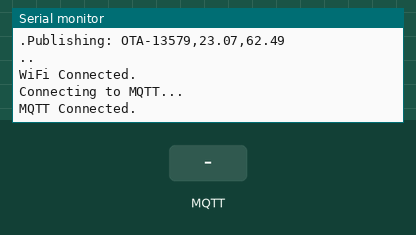
Simulated run of this program. Board: ESP32. Parts: the last lines printed to the serial monitor. Inputs (shaded band) come from the test bench. WiFi joins after 1.5 s; servers stay silent unless stated; random numbers use the default seed unless the program sets one; no MQTT or app messages arrive unless stated. At 12.8 s the program restarts the board; the recording ends there.

Above: at 3.3 s.
3.4 s: MQTT message "update_firmware" arrives on the first subscribed topic
At 4.2 s:
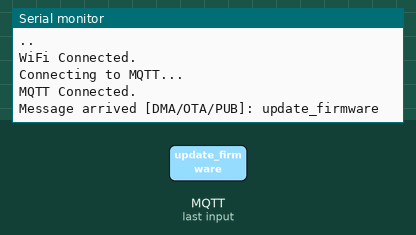
5.0 s: MQTT message "1" arrives on the first subscribed topic
At 6.7 s:
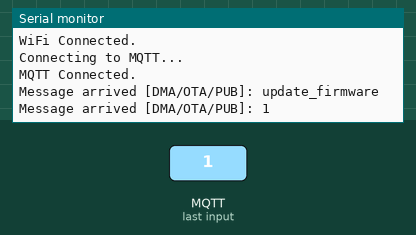
7.0 s: MQTT message "on" arrives on the first subscribed topic
At 8.5 s:
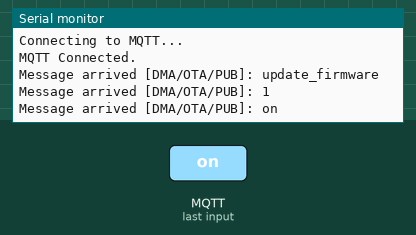
9.0 s: MQTT message "off" arrives on the first subscribed topic
At 10.0 s:
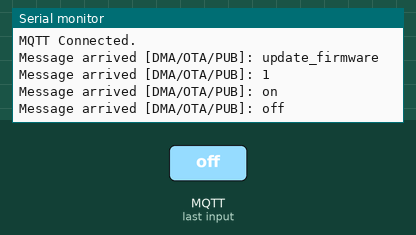
11.0 s: MQTT message "update_firmware" arrives on the second subscribed topic
At 12.5 s:
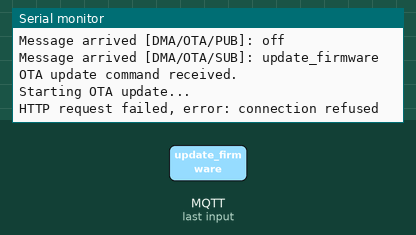

The program:

main.cpp
```cpp
#include <Arduino.h>
#include <WiFi.h>
#include <PubSubClient.h>
#include <HTTPClient.h>
#include <Update.h>

const char* ssid = "DMA-IR-Bluster";
const char* password = "dmabd987";
const char* mqtt_server = "broker2.dma-bd.com";
const int mqtt_port = 1883;
const char* mqtt_user = "broker2";
const char* mqtt_pass = "Secret!@#$1234";
const char* mqtt_topic = "DMA/OTA/PUB";
const char* ota_command_topic = "DMA/OTA/SUB";
const char* ota_url = "https://raw.githubusercontent.com/rezaul-rimon/OTA-Practice/main/ota/firmware.bin";
const char* device_id = "OTA-13579";

void performOTA();
WiFiClient espClient;
PubSubClient client(espClient);

void connectWiFi() {
  Serial.println("Connecting to WiFi...");
  WiFi.begin(ssid, password);
  while (WiFi.status() != WL_CONNECTED) {
    Serial.print(".");
    vTaskDelay(500 / portTICK_PERIOD_MS);
  }
  Serial.println("\nWiFi Connected.");
}

void mqttCallback(char* topic, byte* payload, unsigned int length) {
  Serial.printf("Message arrived [%s]: ", topic);
  String message;
  for (int i = 0; i < length; i++) message += (char)payload[i];
  Serial.println(message);
  if (String(topic) == ota_command_topic && message == "update_firmware") {
    Serial.println("OTA update command received.");
    performOTA();
  }
}

void mqttReconnect() {
  while (!client.connected()) {
    Serial.println("Connecting to MQTT...");
    String clientId = "";
    for (int i = 0; i < 10; i++) clientId += String("0123456789ABCDEF"[esp_random() % 16]);
    if (client.connect(clientId.c_str(), mqtt_user, mqtt_pass)) {
      Serial.println("MQTT Connected.");
      client.subscribe(mqtt_topic);
      client.subscribe(ota_command_topic);
    } else {
      Serial.print("Failed, rc=");
      Serial.print(client.state());
      Serial.println(" trying again in 2 seconds...");
      vTaskDelay(2000 / portTICK_PERIOD_MS);
    }
  }
}

/*
void performOTA() {
  Serial.println("Starting OTA update...");
  HTTPClient http;
  http.begin(ota_url);
  int httpCode = http.GET();
  if (httpCode == HTTP_CODE_OK) {
    int contentLength = http.getSize();
    Serial.printf("Content-Length: %d bytes\n", contentLength);
    if (Update.begin(contentLength)) {
      Update.writeStream(http.getStream());
      if (Update.end() && Update.isFinished()) {
        Serial.println("OTA update completed. Restarting...");
        ESP.restart();
      } else {
        Serial.println("OTA update failed!");
      }
    }
  } else {
    Serial.printf("HTTP request failed, error: %s\n", http.errorToString(httpCode).c_str());
  }
  http.end();
}
*/

void performOTA() {
  Serial.println("Starting OTA update...");

  HTTPClient http;
  http.begin(ota_url);
  int httpCode = http.GET();
  if (httpCode == HTTP_CODE_OK) {
    int contentLength = http.getSize();
    Serial.printf("Content-Length: %d bytes\n", contentLength);
    if (Update.begin(contentLength)) {
      Update.writeStream(http.getStream());
      if (Update.end() && Update.isFinished()) {
        Serial.println("OTA update completed. Restarting...");
        client.loop(); // Ensure MQTT client processes the publish
        client.publish(mqtt_topic, "OTA update successful");
        vTaskDelay(1000 / portTICK_PERIOD_MS); // Delay to allow message to send
        ESP.restart();
      } else {
        Serial.println("OTA update failed!");
        client.publish(mqtt_topic, "OTA update failed, restarting with last firmware");
      }
    } else {
      Serial.println("OTA begin failed!");
      client.publish(mqtt_topic, "OTA begin failed, restarting with last firmware");
    }
  } else {
    Serial.printf("HTTP request failed, error: %s\n", http.errorToString(httpCode).c_str());
    client.publish(mqtt_topic, "OTA HTTP request failed, restarting with last firmware");
  }
  http.end();

  vTaskDelay(1000 / portTICK_PERIOD_MS); // Give time for MQTT message to send
  ESP.restart();
}


void networkTask(void* pvParameters) {
  connectWiFi();
  client.setServer(mqtt_server, mqtt_port);
  client.setCallback(mqttCallback);
  mqttReconnect();
  while (true) {
    if (!client.connected()) mqttReconnect();
    client.loop();
    vTaskDelay(1000 / portTICK_PERIOD_MS);
  }
}

void sensorTask(void* pvParameters) {
  while (true) {
    float temp = random(2000, 3500) / 100.0;
    float hum = random(3000, 7000) / 100.0;
    char payload[100];
    sprintf(payload, "%s,%.2f,%.2f", device_id, temp, hum);
    Serial.printf("Publishing: %s\n", payload);
    client.publish(mqtt_topic, payload);
    vTaskDelay(15000 / portTICK_PERIOD_MS);
  }
}

void setup() {
  Serial.begin(115200);
  Serial.println("ESP32 FreeRTOS MQTT OTA Starting...");
  xTaskCreatePinnedToCore(networkTask, "Network Task", 4096, NULL, 1, NULL, 0);
  xTaskCreatePinnedToCore(sensorTask, "Sensor Task", 4096, NULL, 1, NULL, 1);
}

void loop() { vTaskDelete(NULL); }
```

Measured:
- after the input at 3.4 s, the serial monitor: prints a new line after 0.15 s (image 1)
- after the input at 5.0 s, the serial monitor: prints a new line after 0.56 s (image 2)
- after the input at 7.0 s, the serial monitor: prints a new line after 0.56 s (image 3)
- after the input at 9.0 s, the serial monitor: prints a new line after 0.56 s (image 4)
- after the input at 11.0 s, the serial monitor: prints a new line after 0.56 s (image 5)
